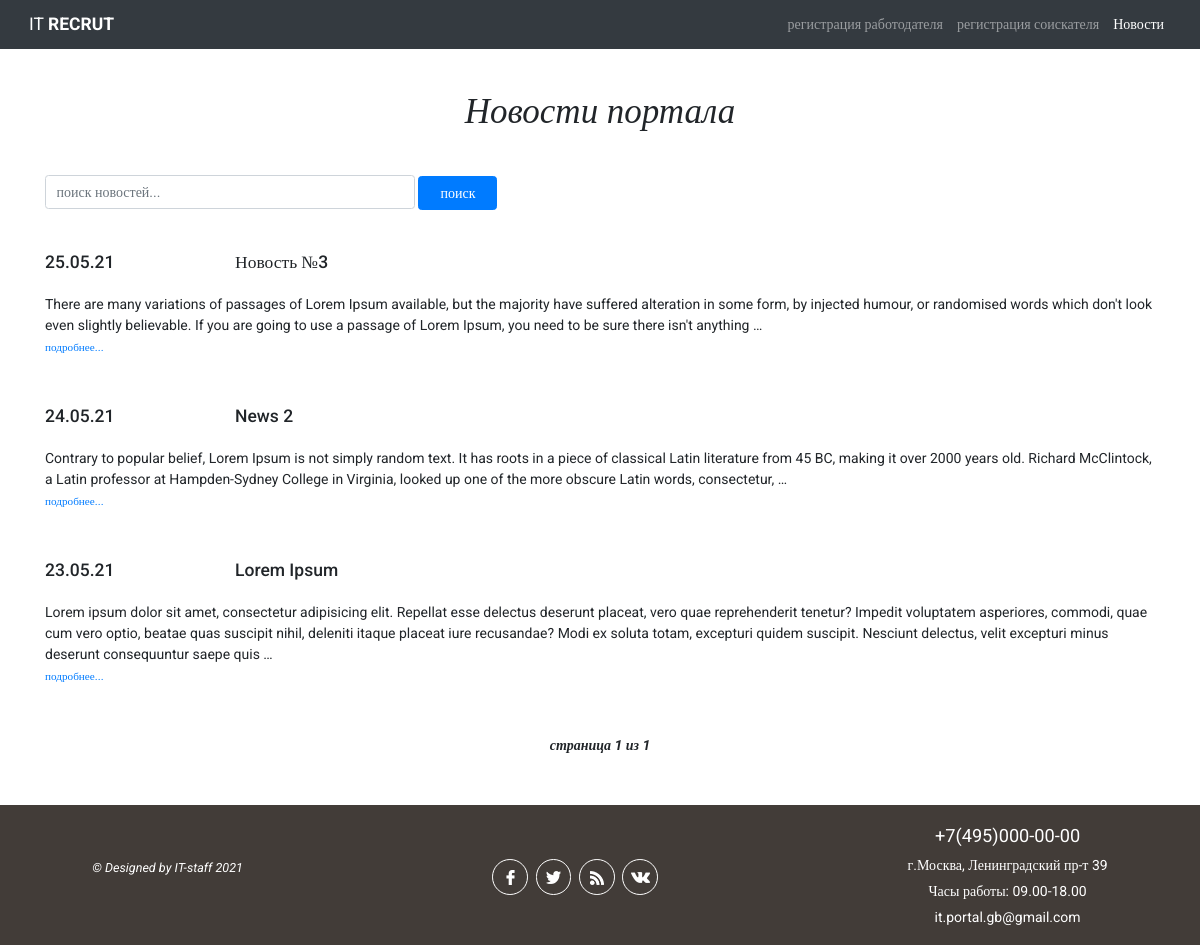
The page /news/1/ on the database its author committed.
### mainapp/models.py (models this page shows, shortened)
class News(models.Model):
    title = models.CharField(verbose_name="заголовок", max_length=128)
    published = models.DateField(verbose_name="опубликовано", default=datetime.now)
    description = models.TextField(verbose_name="текст новости")
    is_active = models.BooleanField(verbose_name='новость активна', default=True)
    class Meta:
        verbose_name_plural = 'Новости'

### mainapp/views.py (the view)
# urls.py: path('news/<int:page>/', views.news, name='news'),
def news(request, page=1):
    title = 'Новости'
    news = News.objects.filter(is_active=True).order_by('-published')
    paginator = Paginator(news, 4)
    try:
        news_paginator = paginator.page(page)
    except PageNotAnInteger:
        news_paginator = paginator.page(1)
    except EmptyPage:
        news_paginator = paginator.page(paginator.num_pages)
    context = {
        'title': title,
        'news': news_paginator,
    }
    return render(request, 'mainapp/news.html', context)

### mainapp/templates/mainapp/news.html (shortened to what this page needs)
{% extends 'mainapp/base.html' %}
{% load static %}
{% block content %}
<div class="container my-5">
    <h1 class="mb-5 text-center font-italic">Новости портала</h1>
    <form action="{% url 'search_news' %}" method="get" class="mb-5">
        <div class="form-group">
            <input type="text" class="d-inline form-control col-8 col-sm-6 col-md-4"
                   name="search" placeholder="поиск новостей...">
            <button id="search_news" class="btn btn-primary px-4" type="submit">поиск
            </button>
        </div>
    </form>
    {% for item in news %}
    <div class="row mb-3" id="{{ item.id }}">
        <div class="col-2 h5">{{ item.published|date:"d.m.y" }}</div>
        <div class="col-10 h5">{{ item.title|capfirst }}</div>
    </div>
    <div class="row mb-5">
        <div class="col news-text">
            {% if item.description|wordcount > 50 %}
            {{ item.description|linebreaks|truncatewords:50 }}
            <p class=" mt-0 mb-2"><a href="{% url 'news_detail' item.pk %}"><small>
                подробнее...</small></a></p>{% else %} {{ item.description|linebreaks }}
            <p class=" mt-0 mb-2"><a href="{% url 'news_detail' item.pk %}"><small>
                подробнее...</small></a></p>
            {% endif %}
        </div>
    </div>
    {% endfor %}
    <div class="text-center mb-2">
        <span class="px-3 font-italic font-weight-bold">страница {{ news.number }} из {{news.paginator.num_pages}}</span>
    </div>
</div>
{% endblock %}

### static/css/style.css (style rules this page uses)
* { margin: 0; padding: 0; }
html { font-size: 16px; }
@media all and (min-width: 1024px) and (max-width: 1200px) { html { font-size: 14px; } }
html, body { height: 100%; }
body { box-sizing: border-box; font-family: Roboto; display: flex; flex-direction: column; }
.container { flex: 1 0 auto; }
.news-text p { margin-bottom: 0; }

### rows shown on the page
News: published "25.05.21", title "Новость №3", description "There are many variations of passages of Lorem Ipsum available, but the majority have suffered alteration in some form, by injected humour, or randomised words which don't look even slightly believable. If you are going to use a passage of Lorem Ipsum, you need to be sure there isn't anything …"
News: published "24.05.21", title "News 2", description "Contrary to popular belief, Lorem Ipsum is not simply random text. It has roots in a piece of classical Latin literature from 45 BC, making it over 2000 years old. Richard McClintock, a Latin professor at Hampden-Sydney College in Virginia, looked up one of the more obscure Latin words, consectetur, …"
News: published "23.05.21", title "Lorem Ipsum", description "Lorem ipsum dolor sit amet, consectetur adipisicing elit. Repellat esse delectus deserunt placeat, vero quae reprehenderit tenetur? Impedit voluptatem asperiores, commodi, quae cum vero optio, beatae quas suscipit nihil, deleniti itaque placeat iure recusandae? Modi ex soluta totam, excepturi quidem suscipit. Nesciunt delectus, velit excepturi minus deserunt consequuntur saepe quis …"

### other values the page prints
{{ news.number }} "1"
{{ news.paginator.num_pages }} "1"
